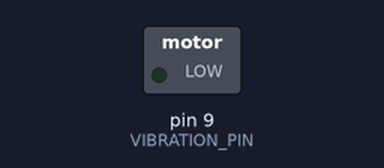
Bench run of a sketch on a simulated Arduino Uno, built with avr-gcc and run on an emulated ATmega328P. On the bench: switched loads named in the sketch (green lamp = pin HIGH). What the sketch prints to the serial monitor is not drawn.

Above: at 24.5 s.
At 45.2 s:
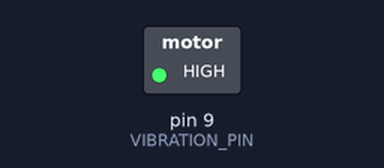
Timing chart, 0 to 62.5 s (numbered marks = the images above):
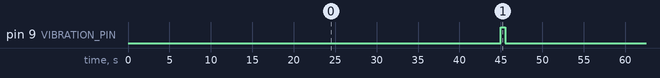

The sketch:

bmeg257project.ino
```cpp
/*
 * ================================================================
 *  Posture Reminder Device - Algorithm Prototype
 *  Course: BMEG 257 Biomedical Engineering Design I
 *  Institution: University of British Columbia
 *
 *  Purpose:
 *  Prototype posture detection algorithm for a wearable posture
 *  reminder device. The system monitors trunk angle using IMU
 *  orientation data and triggers a vibration alert when sustained
 *  poor posture is detected.
 *
 *  The algorithm uses a finite state machine to classify posture
 *  into states such as GOOD_SITTING, BAD_POSTURE, or
 *  TRANSITION_MOVEMENT. Alerts are only triggered after posture
 *  deviation persists beyond a specified duration to reduce false
 *  notifications.
 *
 * ================================================================
 */


#include <math.h>


/* ================================================================
   Pin Definitions
   ================================================================ */
const int VIBRATION_PIN = 9;


/* ================================================================
   Algorithm Thresholds
   ================================================================ */
const float BAD_POSTURE_THRESHOLD = 15.0;
const float GOOD_POSTURE_THRESHOLD = 10.0;


const float GYRO_MOVEMENT_THRESHOLD = 20.0;
const float ACC_MOVEMENT_THRESHOLD = 12.0;


const unsigned long BAD_POSTURE_HOLD_TIME = 5000;
const unsigned long TRANSITION_IGNORE_TIME = 2500;
const unsigned long ALERT_COOLDOWN = 45000;
const unsigned long CALIBRATION_TIME = 4000;
const unsigned long SITTING_STABLE_TIME = 3000;


/* ================================================================
   IMU Variables
   ================================================================ */
float pitch_filt = 0.0;
float gyro_pitch = 0.0;


float ax = 0.0;
float ay = 0.0;
float az = 0.0;


float acc_mag = 0.0;


float pitch_baseline = 0.0;
float delta_pitch = 0.0;


/* ================================================================
   Timing Variables
   ================================================================ */


unsigned long bad_start_time = 0;
unsigned long transition_start_time = 0;
unsigned long last_alert_time = 0;
unsigned long sitting_stable_start_time = 0;


/* ================================================================
   State Machine Definition
   ================================================================ */


enum PostureState {
    GOOD_SITTING,
    BAD_CANDIDATE_FORWARD,
    BAD_CANDIDATE_BACKWARD,
    BAD_CONFIRMED_FORWARD,
    BAD_CONFIRMED_BACKWARD,
    TRANSITION_MOVEMENT,
    NOT_SITTING
};


PostureState currentState = GOOD_SITTING;


/* ================================================================
   Sensor Reading (Simulated Data)
   ================================================================ */


void readIMU() {
    /* Simulated sensor values for prototype testing */
    pitch_filt = 25.0;
    gyro_pitch = 1.0;


    ax = 0;
    ay = 0;
    az = 9.8;


    acc_mag = sqrt(ax * ax + ay * ay + az * az);
}


/* ================================================================
   Movement Detection
   ================================================================ */
bool isFastMovement() {
    return (fabs(gyro_pitch) > GYRO_MOVEMENT_THRESHOLD) ||
           (acc_mag > ACC_MOVEMENT_THRESHOLD);
}


bool isNotSittingPattern() {
    if (isFastMovement() && fabs(delta_pitch) < GOOD_POSTURE_THRESHOLD) {
        return true;
    }
    return false;
}


/* ================================================================
   Alert Control
   ================================================================ */


bool canTriggerAlert(unsigned long current_time) {
    return (current_time - last_alert_time) >= ALERT_COOLDOWN;
}


void triggerVibration() {
    digitalWrite(VIBRATION_PIN, HIGH);
    delay(500);
    digitalWrite(VIBRATION_PIN, LOW);
}


/* ================================================================
   Baseline Calibration
   ================================================================ */


void calibrateBaseline() {
    unsigned long start_time = millis();
    float pitch_sum = 0.0;
    int sample_count = 0;


    while (millis() - start_time < CALIBRATION_TIME) {
        readIMU();
        pitch_sum += pitch_filt;
        sample_count++;
        delay(20);
    }


    if (sample_count > 0) {
        pitch_baseline = pitch_sum / sample_count;
    }
}


/* ================================================================
   Setup
   ================================================================ */
void setup() {
    Serial.begin(9600);
    pinMode(VIBRATION_PIN, OUTPUT);
    digitalWrite(VIBRATION_PIN, LOW);
    calibrateBaseline();
    pitch_baseline = 5.0;
    currentState = GOOD_SITTING;
    last_alert_time = 0;
}


/* ================================================================
   Main Control Loop
   ================================================================ */


void loop() {
    unsigned long current_time = millis();
    readIMU();
    delta_pitch = pitch_filt - pitch_baseline;
    switch (currentState) {
        case GOOD_SITTING:
            if (isNotSittingPattern()) {
                currentState = NOT_SITTING;
                sitting_stable_start_time = 0;
            } else if (delta_pitch >= BAD_POSTURE_THRESHOLD) {
                if (isFastMovement()) {
                    currentState = TRANSITION_MOVEMENT;
                    transition_start_time = current_time;
                } else {
                    currentState = BAD_CANDIDATE_FORWARD;
                    bad_start_time = current_time;
                }
            } else if (delta_pitch <= -BAD_POSTURE_THRESHOLD) {
                if (isFastMovement()) {
                    currentState = TRANSITION_MOVEMENT;
                    transition_start_time = current_time;
                } else {
                    currentState = BAD_CANDIDATE_BACKWARD;
                    bad_start_time = current_time;
                }
            }
            break;


        case BAD_CANDIDATE_FORWARD:
            if (fabs(delta_pitch) <= GOOD_POSTURE_THRESHOLD) {
                currentState = GOOD_SITTING;
            } else if (isFastMovement()) {
                currentState = TRANSITION_MOVEMENT;
                transition_start_time = current_time;


            } else if (delta_pitch >= BAD_POSTURE_THRESHOLD &&
                       current_time - bad_start_time >= BAD_POSTURE_HOLD_TIME) {
                currentState = BAD_CONFIRMED_FORWARD;
                if (canTriggerAlert(current_time)) {
                    triggerVibration();
                    last_alert_time = current_time;
                }
            }
            break;


        case BAD_CANDIDATE_BACKWARD:
            if (fabs(delta_pitch) <= GOOD_POSTURE_THRESHOLD) {
                currentState = GOOD_SITTING;
            } else if (isFastMovement()) {
                currentState = TRANSITION_MOVEMENT;
                transition_start_time = current_time;
            } else if (delta_pitch <= -BAD_POSTURE_THRESHOLD &&
                       current_time - bad_start_time >= BAD_POSTURE_HOLD_TIME) {
                currentState = BAD_CONFIRMED_BACKWARD;
                if (canTriggerAlert(current_time)) {
                    triggerVibration();
                    last_alert_time = current_time;
                }
            }
            break;
        case BAD_CONFIRMED_FORWARD:
        case BAD_CONFIRMED_BACKWARD:
            if (fabs(delta_pitch) <= GOOD_POSTURE_THRESHOLD) {
                currentState = GOOD_SITTING;
            } else if (isFastMovement()) {
                currentState = TRANSITION_MOVEMENT;
                transition_start_time = current_time;
            } else {
                if (canTriggerAlert(current_time)) {
                    triggerVibration();
                    last_alert_time = current_time;
                }
            }
            break;


        case TRANSITION_MOVEMENT:
            if (current_time - transition_start_time >= TRANSITION_IGNORE_TIME) {
                if (isNotSittingPattern()) {
                    currentState = NOT_SITTING;
                } else if (fabs(delta_pitch) <= GOOD_POSTURE_THRESHOLD) {
                    currentState = GOOD_SITTING;
                } else if (delta_pitch >= BAD_POSTURE_THRESHOLD) {
                    currentState = BAD_CANDIDATE_FORWARD;
                    bad_start_time = current_time;
                } else if (delta_pitch <= -BAD_POSTURE_THRESHOLD) {
                    currentState = BAD_CANDIDATE_BACKWARD;
                    bad_start_time = current_time;
                } else {
                    currentState = GOOD_SITTING;
                }
            }


            break;


        case NOT_SITTING:
            if (!isFastMovement() &&
                fabs(delta_pitch) <= GOOD_POSTURE_THRESHOLD) {
                if (sitting_stable_start_time == 0) {
                    sitting_stable_start_time = current_time;
                }
                if (current_time - sitting_stable_start_time >=
                    SITTING_STABLE_TIME) {
                    currentState = GOOD_SITTING;
                    sitting_stable_start_time = 0;
                }


            } else {
                sitting_stable_start_time = 0;
            }
            break;
    }


    Serial.print("delta_pitch: ");
    Serial.print(delta_pitch);
    Serial.print(" | state: ");
    Serial.println(currentState);


    delay(50);
}
```

Measured:
- by itself, pin 9 (VIBRATION_PIN): alternates HIGH for 0.50 s and LOW for 44.5 s
